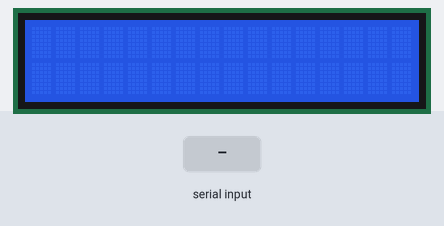
The sketch below on a simulated Arduino Uno, built with avr-gcc and run on an emulated ATmega328P. On the bench: 16×2 character LCD. The test bench sets the inputs (shaded band).

Above: at 1.2 s.
1.3 s: byte 30 received over Serial
2.8 s: byte 90 received over Serial
At 3.6 s:
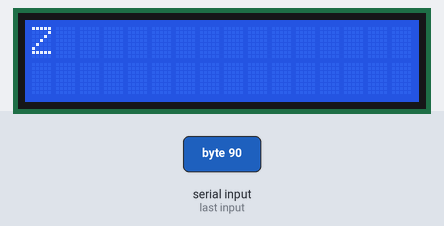
4.3 s: byte 120 received over Serial
At 4.8 s:
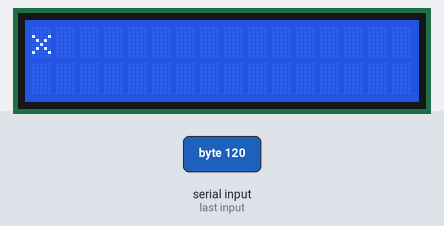
Timing chart, 0 to 7.3 s (numbered marks = the images above; inputs shaded):
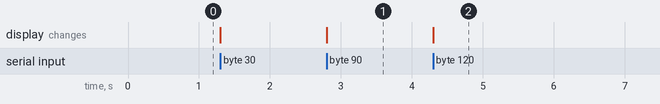

The sketch:

Tridion.ino
```cpp
// Load the LiquidCrystal library, which will give us commands to interface to the LCD:
#include <LiquidCrystal.h>
LiquidCrystal lcd(12,11,5,4,3,2);
// We'll use this flag later to determine if we should wipe our LCD
bool reset = false;

void setup() {
  // Turn the Serial Protocol ON so we can communicate digitally with our Arduino
  Serial.begin(9600);
  // Set out the layout we're using on our LCD, in this case 16 characters per line, 2 lines
  lcd.begin(16, 2);
  // Before we start we make sure we've wiped our LCD clean from previous code
  lcd.clear();
}

// Run a continual loop
void loop() {
  // This char will hold the most recent character returned by the serial stream we'll
  // be recieving from the buffered reader in Processing
  char charRead;

  // Check if data has been sent from Processing
  if (Serial.available() > 0) {
    // check if the file has been republished, in which case we wipe our LCD screen clear
    if(reset){
      lcd.clear();
      reset = false;
    }
      // Read the most recent byte
      charRead = Serial.read();
      // Print the most recent byte to our LCD
      lcd.print(charRead);
      //Delay 1 second to help account for some multi thread trickiness
      delay(100);
  }
  // If there are no additional characters to be written then this will evaluate true
  // This means all contents of the file have been processed and when there are new
  // characters available the page must have been republished, meaning we should clear the LCD
  if(Serial.available() < 1){
      reset = true;
  }
}
```

Measured:
- after the input at 2.8 s, the display: changes at once (image 1)
- after the input at 4.3 s, the display: changes at once (image 2)
